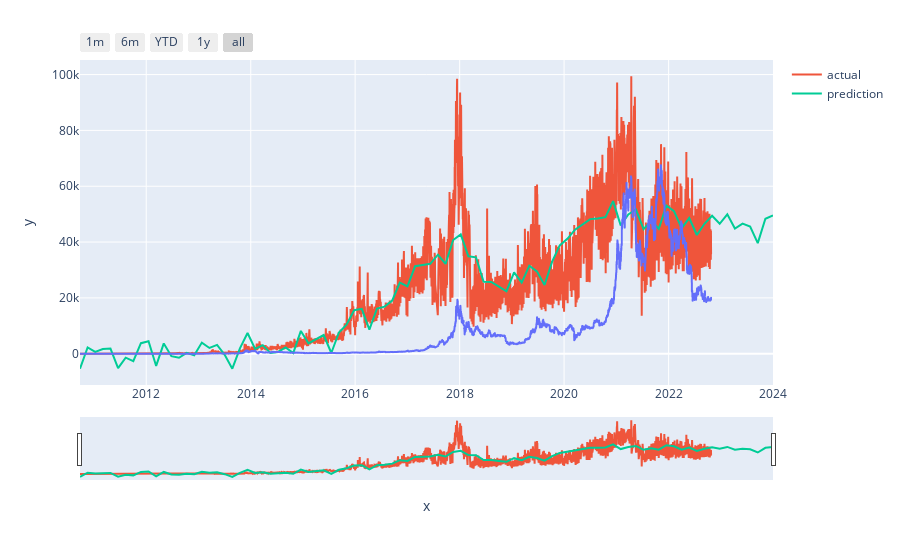

Notebook code cell kept with this figure:
### Code cell
import plotly.express as px

fig = px.line(x=df['date'], y=df['price'])
fig.add_scatter(x=df['date'], y=df['value'], name="actual")
fig.add_scatter(x=prediction['ds'], y=prediction['yhat'], name="prediction")

fig.update_xaxes(
    rangeslider_visible = True,
    rangeselector = dict(
        buttons = list([
            dict(count = 1, label = "1m", step = "month", stepmode = "backward"),
            dict(count = 6, label = "6m", step = "month", stepmode = "backward"),
            dict(count = 1, label = "YTD", step = "year", stepmode = "todate"),
            dict(count = 1, label = "1y", step = "year", stepmode = "backward"),
            dict(step = "all")
        ])
    )
)


fig.show()
fig.write_html('value.html')
